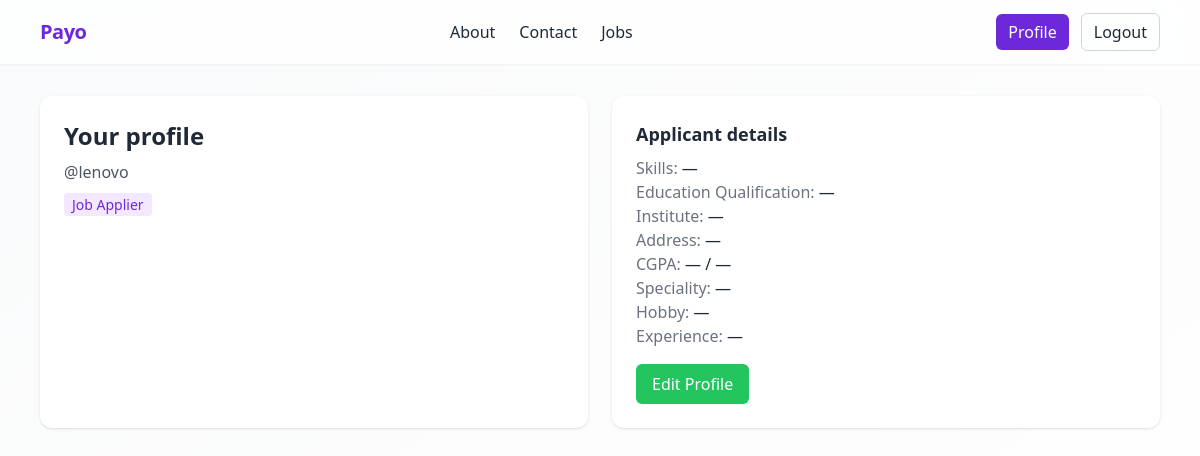
/users/profile/ (signed in), run on the app's committed database.
### users/models.py (models this page shows, shortened)
class User(AbstractUser):
    class UserType(models.TextChoices):
        ORGANIZATION = "ORG", "Organization"
        APPLICANT = "APP", "Job Applier"
    user_type = models.CharField(
        max_length=3,
        choices=UserType.choices,
        default=UserType.APPLICANT,
    )
    organization_name = models.CharField(max_length=255, blank=True)
    organization_website = models.URLField(blank=True)
    profile_photo = models.ImageField(upload_to="profile_photos/", blank=True, null=True)
    resume = models.FileField(upload_to="resumes/", blank=True, null=True)
    skills = models.TextField(blank=True)
    education_qualification = models.CharField(max_length=100, blank=True)
    education_institute = models.CharField(max_length=255, blank=True)
    education_address = models.CharField(max_length=255, blank=True)
    education_cgpa = models.DecimalField(max_digits=4, decimal_places=2, blank=True, null=True)
    education_cgpa_scale = models.CharField(max_length=10, blank=True)
    speciality = models.CharField(max_length=255, blank=True)
    hobby = models.CharField(max_length=255, blank=True)
    experience = models.TextField(blank=True)
    def is_organization(self) -> bool:
        return self.user_type == self.UserType.ORGANIZATION

### users/views.py (the view)
# urls.py: path("profile/", profile, name="profile"),
@login_required
def profile(request):
    return render(request, "users/profile.html")

### users/templates/users/profile.html (shortened to what this page needs)
{% extends "base.html" %}
{% block content %}
<div class="grid md:grid-cols-2 gap-6">
  <div class="bg-white rounded-xl shadow p-6">
    <h2 class="text-2xl font-bold mb-2">Your profile</h2>
    <p class="text-gray-600">@{{ user.username }}</p>
    <p class="mt-2"><span class="px-2 py-0.5 rounded bg-purple-100 text-primary text-sm">{{ user.get_user_type_display }}</span></p>
  </div>
  <div class="bg-white rounded-xl shadow p-6">
    {% if user.is_organization %}
      <h3 class="font-semibold text-lg mb-2">Organization</h3>
      <p><span class="text-gray-500">Name:</span> {{ user.organization_name|default:'—' }}</p>
      <p><span class="text-gray-500">Website:</span> <a class="text-primary hover:underline" href="{{ user.organization_website }}" target="_blank">{{ user.organization_website|default:'—' }}</a></p>
      <a class="inline-block mt-4 px-4 py-2 rounded-md bg-primary text-white hover:bg-purple-700 transition" href="/jobs/post/">Post a Job</a>
    {% else %}
      <h3 class="font-semibold text-lg mb-2">Applicant details</h3>
      <p><span class="text-gray-500">Skills:</span> {{ user.skills|default:'—' }}</p>
      <p><span class="text-gray-500">Education Qualification:</span> {{ user.education_qualification|default:'—' }}</p>
      <p><span class="text-gray-500">Institute:</span> {{ user.education_institute|default:'—' }}</p>
      <p><span class="text-gray-500">Address:</span> {{ user.education_address|default:'—' }}</p>
      <p><span class="text-gray-500">CGPA:</span> {{ user.education_cgpa|default:'—' }} / {{ user.education_cgpa_scale|default:'—' }}</p>
      <p><span class="text-gray-500">Speciality:</span> {{ user.speciality|default:'—' }}</p>
      <p><span class="text-gray-500">Hobby:</span> {{ user.hobby|default:'—' }}</p>
      <p><span class="text-gray-500">Experience:</span> {{ user.experience|default:'—' }}</p>
      <a href="{% url 'users:profile_edit' %}" class="inline-block mt-4 px-4 py-2 rounded-md bg-secondary text-white hover:bg-green-600 transition">Edit Profile</a>
    {% endif %}
  </div>
</div>
{% endblock %}

### templates/base.html (shortened to what this page needs)
{% load static %}
<!DOCTYPE html>
<html lang="en">
<head>
    <script src="https://cdn.tailwindcss.com"></script>
    <link rel="stylesheet" href="{% static 'css/style.css' %}" />
</head>
<body class="bg-gradient-to-br from-gray-50 to-white min-h-screen text-gray-800">
    <nav class="sticky top-0 z-50 bg-white/70 backdrop-blur shadow-sm">
        <div class="max-w-6xl mx-auto px-4">
            <div class="flex items-center justify-between h-16">
                <a href="/" class="text-xl font-extrabold tracking-tight text-primary hover:scale-105 transition-transform">Payo</a>
                <div class="hidden md:flex items-center gap-6">
                    <a class="hover:text-primary transition" href="/about/">About</a>
                    <a class="hover:text-primary transition" href="/contact/">Contact</a>
                    <a class="hover:text-primary transition" href="/jobs/">Jobs</a>
                </div>
                <div class="flex items-center gap-3">
                    {% if user.is_authenticated %}
                        <a class="px-3 py-1.5 rounded-md bg-primary text-white hover:bg-purple-700 transition" href="/users/profile/">Profile</a>
                        <a class="px-3 py-1.5 rounded-md border border-gray-300 hover:bg-gray-100 transition" href="/users/logout/">Logout</a>
                    {% else %}
                        <a class="px-3 py-1.5 rounded-md border border-gray-300 hover:bg-gray-100 transition" href="/users/login/">Login</a>
                        <a class="px-3 py-1.5 rounded-md bg-secondary text-white hover:bg-green-600 transition" href="/users/signup/">Signup</a>
                    {% endif %}
                </div>
            </div>
        </div>
    </nav>
    <main class="max-w-6xl mx-auto px-4 py-8">
        {% block content %}{% endblock %}
    </main>
</body>
</html>

### data on the page
User: username "lenovo", user_type "Job Applier", skills "—", education_qualification "—", education_institute "—", education_address "—", education_cgpa "—", education_cgpa_scale "—", speciality "—", hobby "—", experience "—"
